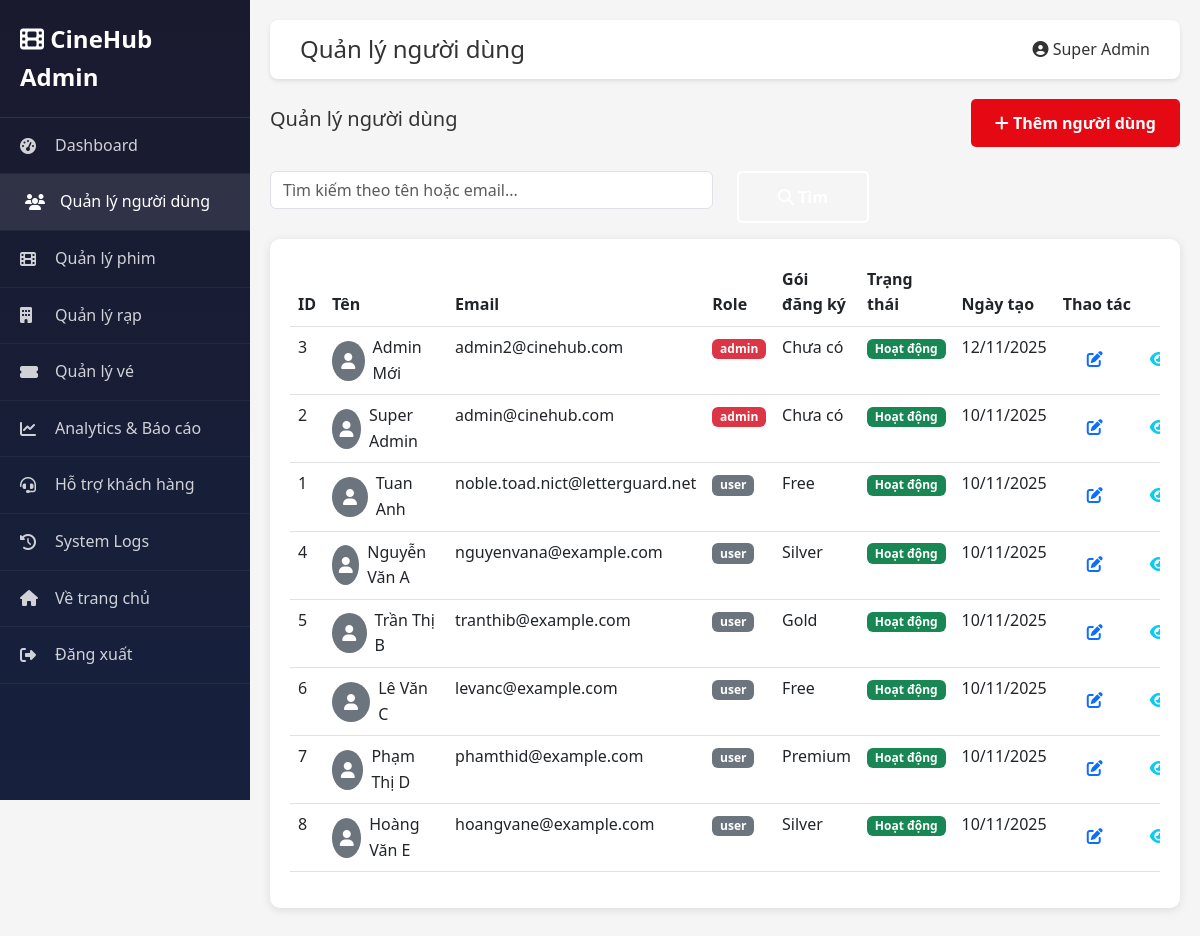
Page /?route=admin/users (signed in) on the earlier database version.
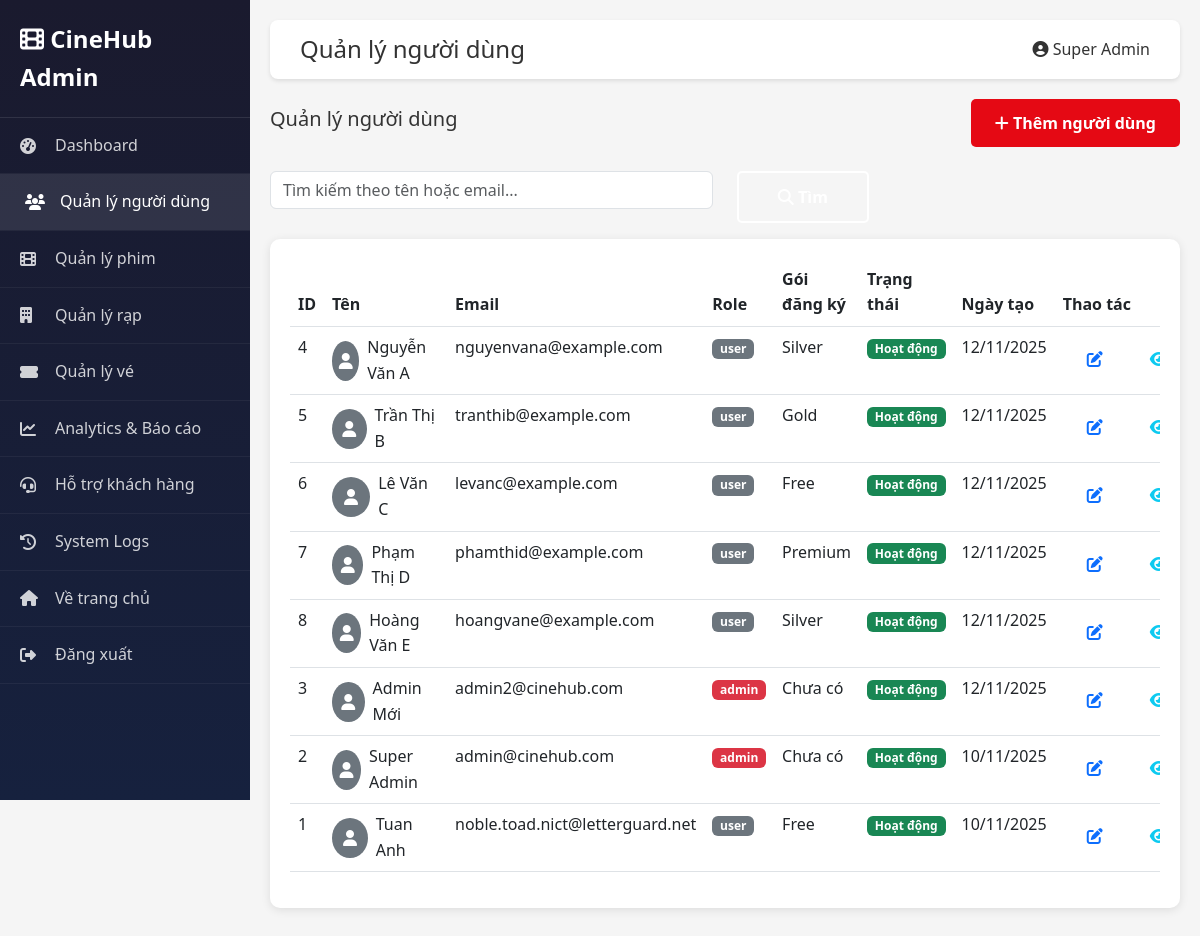
Same page on the later database version.
### tables this page shows
CREATE TABLE `users` (
  `id` int(11) NOT NULL,
  `name` varchar(100) NOT NULL,
  `email` varchar(120) NOT NULL,
  `password` varchar(255) NOT NULL,
  `avatar` varchar(255) DEFAULT NULL,
  `birthdate` date DEFAULT NULL,
  `rank` enum('Bronze','Silver','Gold','Platinum') DEFAULT 'Bronze',
  `points` int(11) DEFAULT 0,
  `subscription_id` int(11) DEFAULT NULL,
  `status` enum('active','inactive','banned') DEFAULT 'active',
  `email_verified` tinyint(1) DEFAULT 0,
  `created_at` timestamp NOT NULL DEFAULT current_timestamp(),
  `updated_at` timestamp NOT NULL DEFAULT current_timestamp() ON UPDATE current_timestamp(),
  `role` enum('user','admin','moderator') DEFAULT 'user',
  `is_active` tinyint(1) DEFAULT 1,
  `last_login` datetime DEFAULT NULL
);

CREATE TABLE `subscriptions` (
  `id` int(11) NOT NULL,
  `name` varchar(50) NOT NULL,
  `price` decimal(10,2) DEFAULT 0.00,
  `description` text DEFAULT NULL,
  `benefits` text DEFAULT NULL,
  `created_at` timestamp NOT NULL DEFAULT current_timestamp()
);

### modules/admin/AdminController.php (called while the page is built, shortened)
<?php
require_once __DIR__ . '/../../core/Controller.php';
require_once __DIR__ . '/../../core/Database.php';
class AdminController extends Controller {
    protected function adminView($view, $data = []) {
        extract($data);
        $current_page = $data['current_page'] ?? '';
        $title = $data['title'] ?? 'Admin Panel';
        $user = $data['user'] ?? AdminMiddleware::checkAdmin();
        require_once __DIR__ . '/views/' . $view . '.php';
        $content = ob_get_clean();
        require_once __DIR__ . '/views/layout.php';
    }
    public function users() {
        $db = Database::getInstance();
        $user = AdminMiddleware::checkAdmin();
        $search = $_GET['search'] ?? '';
        $status = $_GET['status'] ?? '';
        $sql = "SELECT u.*, s.name as subscription_name FROM users u
                LEFT JOIN subscriptions s ON u.subscription_id = s.id WHERE 1=1";
        $params = [];
        $sql .= " ORDER BY u.created_at DESC";
        $users = $db->fetchAll($sql, $params);
        $this->adminView('users', [
            'users' => $users,
            'search' => $search,
            'status' => $status,
            'user' => $user,
            'title' => 'Quản lý người dùng',
            'current_page' => 'users'
        ]);
    }
}
?>

### index.php (called while the page is built, shortened)
<?php
$route = $_GET['route'] ?? 'home/index';
$parts = explode('/', $route);
$action = $parts[1] ?? 'index';
$controller = new $controllerName();
$controller->$action();
?>

### core/Database.php (called while the page is built, shortened)
<?php
class Database {
    private static $instance = null;
    private $pdo;
    private $host = 'localhost';
    private $port = 3306;
    private $dbname = 'cinehub';
    private $username = 'root';
    private $password = '';
    private $charset = 'utf8mb4';
    private function __construct() {
        try {
            $dsn = "mysql:host={$this->host};port={$this->port};dbname={$this->dbname};charset={$this->charset}";
            $this->pdo = new PDO($dsn, $this->username, $this->password);
            $this->pdo->setAttribute(PDO::ATTR_ERRMODE, PDO::ERRMODE_EXCEPTION);
            $this->pdo->setAttribute(PDO::ATTR_DEFAULT_FETCH_MODE, PDO::FETCH_ASSOC);
        } catch(PDOException $e) {
            die("Lỗi kết nối database: " . $e->getMessage() .
                "<br><br>Vui lòng kiểm tra:<br>" .
                "1. MySQL đã được khởi động chưa?<br>" .
                "2. Database '{$this->dbname}' đã được tạo chưa?<br>" .
                "3. Password MySQL có đúng không? (hiện tại: " . ($this->password ?: 'rỗng') . ")<br>" .
                "4. Port MySQL có đúng không? (hiện tại: {$this->port})<br>" .
                "5. Nếu cần thay đổi password hoặc port, sửa file core/Database.php");
        }
    }
    public static function getInstance() {
        if (self::$instance === null) {
            self::$instance = new self();
        }
        return self::$instance;
    }
    public function query($sql, $params = []) {
        $stmt = $this->pdo->prepare($sql);
        $stmt->execute($params);
        return $stmt;
    }
    public function fetchAll($sql, $params = []) {
        return $this->query($sql, $params)->fetchAll();
    }
}
?>

### modules/admin/views/users.php (the view, shortened to what this page needs)
<div class="d-flex justify-content-between align-items-center mb-4">
    <h5>Quản lý người dùng</h5>
    <a href="?route=admin/users/create" class="btn btn-primary">
        <i class="fas fa-plus"></i> Thêm người dùng
    </a>
</div>
<form method="GET" class="mb-3">
    <div class="row">
        <div class="col-md-6">
            <input type="text" name="search" class="form-control" placeholder="Tìm kiếm theo tên hoặc email..." value="<?php echo htmlspecialchars($search ?? ''); ?>">
        </div>
        <div class="col-md-2">
            <button type="submit" class="btn btn-secondary w-100">
                <i class="fas fa-search"></i> Tìm
            </button>
        </div>
    </div>
</form>
<div class="stat-card">
    <div class="table-responsive">
        <table class="table table-hover">
            <thead>
                <tr>
                    <th>ID</th>
                    <th>Tên</th>
                    <th>Email</th>
                    <th>Role</th>
                    <th>Gói đăng ký</th>
                    <th>Trạng thái</th>
                    <th>Ngày tạo</th>
                    <th>Thao tác</th>
                </tr>
            </thead>
            <tbody>
                <?php if (empty($users)): ?>
                    <tr>
                        <td colspan="8" class="text-center text-muted">Không có người dùng nào</td>
                    </tr>
                <?php else: ?>
                    <?php foreach ($users as $u): ?>
                        <tr>
                            <td><?php echo $u['id']; ?></td>
                            <td>
                                <div class="d-flex align-items-center">
                                    <?php if ($u['avatar']): ?>
                                        <img src="<?php echo htmlspecialchars($u['avatar']); ?>" alt="" class="rounded-circle me-2" style="width: 40px; height: 40px;">
                                    <?php else: ?>
                                        <div class="bg-secondary rounded-circle me-2 d-flex align-items-center justify-content-center" style="width: 40px; height: 40px;">
                                            <i class="fas fa-user text-white"></i>
                                        </div>
                                    <?php endif; ?>
                                    <?php echo htmlspecialchars($u['name']); ?>
                                </div>
                            </td>
                            <td><?php echo htmlspecialchars($u['email']); ?></td>
                            <td>
                                <span class="badge bg-<?php echo $u['role'] === 'admin' ? 'danger' : 'secondary'; ?>">
                                    <?php echo htmlspecialchars($u['role'] ?? 'user'); ?>
                                </span>
                            </td>
                            <td><?php echo htmlspecialchars($u['subscription_name'] ?? 'Chưa có'); ?></td>
                            <td>
                                <span class="badge bg-<?php echo ($u['is_active'] ?? true) ? 'success' : 'danger'; ?>">
                                    <?php echo ($u['is_active'] ?? true) ? 'Hoạt động' : 'Bị chặn'; ?>
                                </span>
                            </td>
                            <td><?php echo date('d/m/Y', strtotime($u['created_at'])); ?></td>
                            <td>
                                <div class="btn-group btn-group-sm">
                                    <a href="?route=admin/users/edit&id=<?php echo $u['id']; ?>" class="btn btn-outline-primary" title="Sửa">
                                        <i class="fas fa-edit"></i>
                                    </a>
                                    <a href="?route=admin/users/view&id=<?php echo $u['id']; ?>" class="btn btn-outline-info" title="Xem chi tiết">
                                        <i class="fas fa-eye"></i>
                                    </a>
                                </div>
                            </td>
                        </tr>
                    <?php endforeach; ?>
                <?php endif; ?>
            </tbody>
        </table>
    </div>
</div>

### modules/admin/views/layout.php (shortened to what this page needs)
<!DOCTYPE html>
<html lang="vi">
<head>
    <link href="https://cdn.jsdelivr.net/npm/bootstrap@5.3.0/dist/css/bootstrap.min.css" rel="stylesheet">
    <link rel="stylesheet" href="https://cdnjs.cloudflare.com/ajax/libs/font-awesome/6.4.0/css/all.min.css">
    <link rel="stylesheet" href="http://localhost/DuAn1/style.css">
</head>
<body>
    <div class="admin-sidebar">
        <div class="sidebar-brand">
            <i class="fas fa-film"></i> CineHub Admin
        </div>
        <ul class="sidebar-menu">
            <li><a href="?route=admin/index" class="<?php echo ($current_page ?? '') === 'dashboard' ? 'active' : ''; ?>">
                <i class="fas fa-tachometer-alt"></i> Dashboard
            </a></li>
            <li><a href="?route=admin/users" class="<?php echo ($current_page ?? '') === 'users' ? 'active' : ''; ?>">
                <i class="fas fa-users"></i> Quản lý người dùng
            </a></li>
            <li><a href="?route=admin/movies" class="<?php echo ($current_page ?? '') === 'movies' ? 'active' : ''; ?>">
                <i class="fas fa-film"></i> Quản lý phim
            </a></li>
            <li><a href="?route=admin/theaters" class="<?php echo ($current_page ?? '') === 'theaters' ? 'active' : ''; ?>">
                <i class="fas fa-building"></i> Quản lý rạp
            </a></li>
            <li><a href="?route=admin/tickets" class="<?php echo ($current_page ?? '') === 'tickets' ? 'active' : ''; ?>">
                <i class="fas fa-ticket-alt"></i> Quản lý vé
            </a></li>
            <li><a href="?route=admin/analytics" class="<?php echo ($current_page ?? '') === 'analytics' ? 'active' : ''; ?>">
                <i class="fas fa-chart-line"></i> Analytics & Báo cáo
            </a></li>
            <li><a href="?route=admin/support" class="<?php echo ($current_page ?? '') === 'support' ? 'active' : ''; ?>">
                <i class="fas fa-headset"></i> Hỗ trợ khách hàng
            </a></li>
            <li><a href="?route=admin/logs" class="<?php echo ($current_page ?? '') === 'logs' ? 'active' : ''; ?>">
                <i class="fas fa-history"></i> System Logs
            </a></li>
            <li><a href="http://localhost/DuAn1/">
                <i class="fas fa-home"></i> Về trang chủ
            </a></li>
            <li><a href="?route=auth/logout">
                <i class="fas fa-sign-out-alt"></i> Đăng xuất
            </a></li>
        </ul>
    </div>
    <div class="admin-main">
        <div class="admin-header">
            <div class="d-flex justify-content-between align-items-center">
                <h4 class="mb-0"><?php echo $title ?? 'Admin Panel'; ?></h4>
                <div class="d-flex align-items-center gap-3">
                    <span><i class="fas fa-user-circle"></i> <?php echo htmlspecialchars($user['name'] ?? 'Admin'); ?></span>
                </div>
            </div>
        </div>
        <?php echo $content; ?>
    </div>
</body>
</html>

### style.css (style rules this page uses)
* { margin: 0; padding: 0; box-sizing: border-box; }
:root { --primary-color: #e50914; --secondary-color: #f5f5f1; --dark-bg: #141414; --light-bg: #ffffff; --text-primary: #ffffff; --text-secondary: #b3b3b3; --text-dark: #333333; --border-color: #333333; --success-color: #28a745; --error-color: #dc3545; --warning-color: #ffc107; --info-color: #17a2b8; }
body { font-family: 'Segoe UI', Tahoma, Geneva, Verdana, sans-serif; background-color: #f5f5f5; color: #333333; line-height: 1.6; }
.btn { padding: 0.75rem 1.5rem; border: none; border-radius: 5px; cursor: pointer; text-decoration: none; display: inline-block; transition: all 0.3s; font-size: 1rem; font-weight: 600; }
.btn-primary { background-color: var(--primary-color); color: var(--text-primary); }
.btn-secondary { background-color: transparent; color: var(--text-primary); border: 2px solid var(--text-primary); }

### modules/admin/views/layout.php (style rules this page uses)
.admin-sidebar { min-height: 100vh; background: linear-gradient(180deg, #1a1a2e 0%, #16213e 100%); padding: 0; position: fixed; width: 250px; left: 0; top: 0; z-index: 1000; }
.admin-main { margin-left: 250px; padding: 20px; background-color: #f5f5f5; min-height: 100vh; }
.admin-header { background: #fff; padding: 15px 30px; box-shadow: 0 2px 4px rgba(0,0,0,0.1); margin-bottom: 20px; border-radius: 8px; }
.sidebar-brand { padding: 20px; color: #fff; font-size: 1.5rem; font-weight: bold; border-bottom: 1px solid rgba(255,255,255,0.1); }
.sidebar-menu { list-style: none; padding: 0; margin: 0; }
.sidebar-menu li { border-bottom: 1px solid rgba(255,255,255,0.05); }
.sidebar-menu a { display: flex; align-items: center; padding: 15px 20px; color: rgba(255,255,255,0.8); text-decoration: none; transition: all 0.3s; }
.sidebar-menu a:hover, .sidebar-menu a.active { background: rgba(255,255,255,0.1); color: #fff; padding-left: 25px; }
.sidebar-menu a i { width: 25px; margin-right: 10px; }
.stat-card { background: #fff; border-radius: 10px; padding: 20px; box-shadow: 0 2px 10px rgba(0,0,0,0.1); margin-bottom: 20px; }

Differences in the rows shown:
changed users "Nguyễn Văn A": created_at "10/11/2025" → "12/11/2025"
changed users "Trần Thị B": created_at "10/11/2025" → "12/11/2025"
changed users "Lê Văn C": created_at "10/11/2025" → "12/11/2025"
changed users "Phạm Thị D": created_at "10/11/2025" → "12/11/2025"
changed users "Hoàng Văn E": created_at "10/11/2025" → "12/11/2025"
shown differently, row unchanged: users "Admin Mới": moves down the list
shown differently, row unchanged: users "Super Admin": moves down the list
shown differently, row unchanged: users "Tuan Anh": moves down the list
